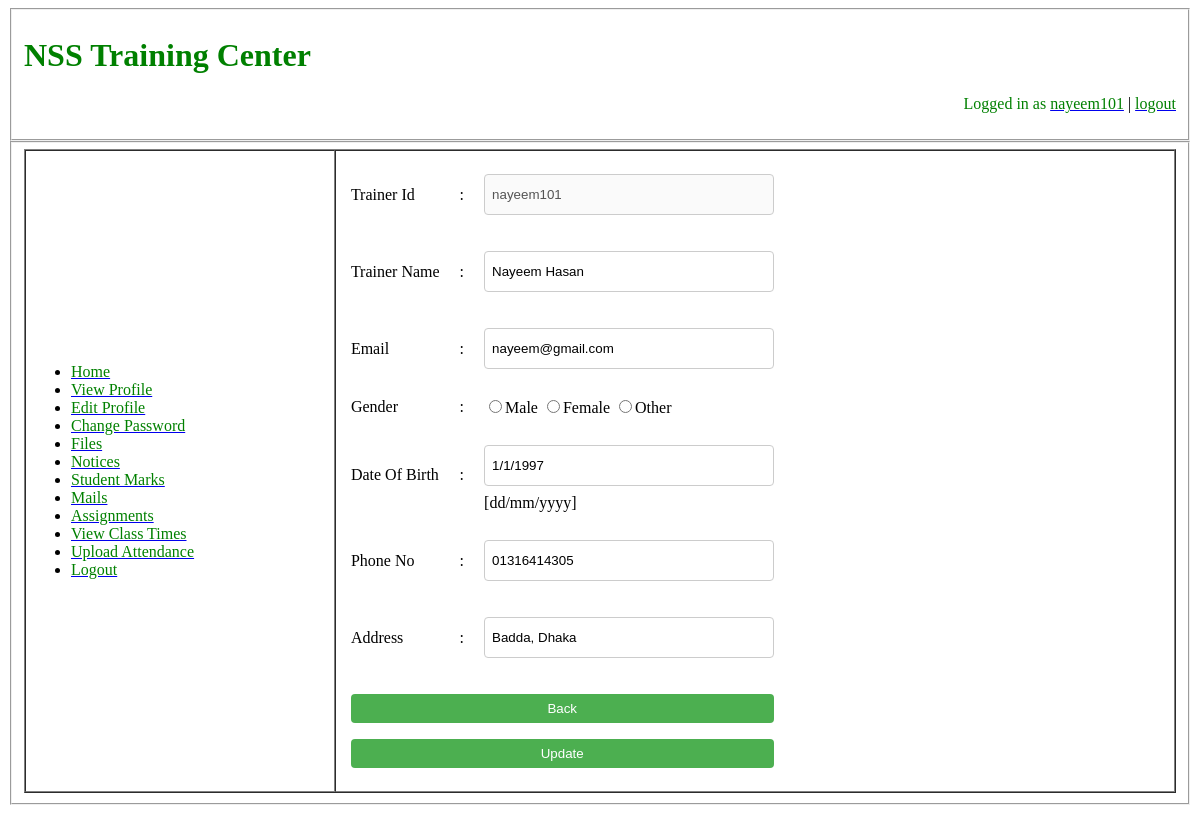
The page /views/editProfileTrainer.php (signed in) on the database its author committed.
### tables this page shows
CREATE TABLE `trainer` (
  `trainerid` varchar(30) NOT NULL,
  `name` varchar(50) NOT NULL,
  `email` varchar(30) NOT NULL,
  `gender` varchar(15) NOT NULL,
  `dob` varchar(15) NOT NULL,
  `phoneno` varchar(15) NOT NULL,
  `address` varchar(30) NOT NULL,
  `eduqualification` varchar(30) NOT NULL
);

### service/trainerProfileService.php (called while the page is built, shortened)
<?php
	function gettrainerdetails($userid)
	{
		$conn = dbConnection();
		$sql = "select * from trainer where trainerid='{$userid}'";
		$result = mysqli_query($conn, $sql);
		$details = mysqli_fetch_assoc($result);
		return $details;
	}
?>

### views/editProfileTrainer.php (the view, shortened to what this page needs)
<?php
	require_once('../service/trainerProfileService.php');
?>
<!DOCTYPE html>
<html>
<head>
	<link rel="stylesheet" type="text/css" href="../assets/css/trainerStyle.css">
</head>
<body>
	<fieldset>
		<p><h1><font color='green'>NSS Training Center</font></h1></p>
		<?php
			if(!empty($_SESSION))
			{
				echo "<p align='right'><font color='black'>Logged in as </font><a href='viewProfileTrainer.php'><font >".$_SESSION['userid']."</font></a> | <a href='../php/logout.php'><font >logout</font></a></p>";
			}
			else
				echo "<p align='right'><font color='black'>Logged in as </font><a href='viewProfileTrainer.php'><font >".$_COOKIE['userid']."</font></a> | <a href='../php/logout.php'><font >logout</font></a></p>";
		?>
	</fieldset>
	<fieldset>
		<table cellspacing="0" cellpadding="5" border="1" width="100%">
			<tr>
				<td colspan="10">
					<ul>
						<li><a href='trainerHome.php'><font >Home</font></a></li>
						<li><a href="viewProfileTrainer.php"><font >View Profile</font></a></li>
						<li><a href="editProfileTrainer.php"><font >Edit Profile</font></a></li>
						<li><a href="changePassword.php"><font >Change Password</font></a></li>
						<li><a href="trainerFile.php"><font >Files</font></a></li>
						<li><a href="trainerNotice.php"><font >Notices</font></a></li>
						<li><a href="studentMarks.php"><font >Student Marks</font></a></li>
						<li><a href="trainerMail.php"><font >Mails</font></a></li>
						<li><a href="trainerAssignment.php"><font >Assignments</font></a></li>
						<li><a href="trainerViewClasstime.php"><font >View Class Times</font></a></li>
						<li><a href="trainerAttendance.php"><font >Upload Attendance</font></a></li>
						<li><a href="../php/logout.php"><font >Logout</font></a></li>
					</ul>
				</td>
				<td>
					<form action="../php/trainerProfileController.php" method="post" onsubmit="return validate()">
						<table cellpadding="10" cellspacing="0" border="0">
							<?php
								if (!empty($_SESSION['userid']))
								{
									$userid = $_SESSION['userid'];
								}
								else
								{
									$userid = $_COOKIE['userid'];
								}
							?>
							<?php
								$details = gettrainerdetails($userid);
							?>
							<tr>
								<td>Trainer Id</td>
								<td>:</td>
								<td><input id="id" type="text" name="id" value="<?=$details['trainerid']?>" disabled></td>
								<td id="show0"></td>
							</tr>
							<tr>
								<td>Trainer Name</td>
								<td>:</td>
								<td><input id="name" type="text" name="name" value="<?=$details['name']?>" onclick="clicks1()"></td>
								<td id="show1"></td>
							</tr>
							<tr>
								<td>Email</td>
								<td>:</td>
								<td><input id="email" type="text" name="email" value="<?=$details['email']?>" onclick="clicks2()"></td>
								<td id="show2"></td>
							</tr>
							<tr>
								<td>Gender</td>
								<td>:</td>
								<td>
									<input type="radio" name="gender" id="male" value="Male" onclick="clicks3()">Male
								   	<input type="radio" name="gender" id="female" value="Female" onclick="clicks3()">Female
								   	<input type="radio" name="gender" id="other" value="Others" onclick="clicks3()">Other
								</td>
								<td id="show3"></td>
							</tr>
							<tr>
								<td>Date Of Birth</td>
								<td>:</td>
								<td><input id="dob" type="text" name="dob" value="<?=$details['dob']?>" onclick="clicks4()">  [dd/mm/yyyy]</td>
								<td id="show4"></td>
							</tr>
							<tr>
								<td>Phone No</td>
								<td>:</td>
								<td><input id="phoneno" type="text" name="phoneno" value="<?=$details['phoneno']?>" onclick="clicks5()"></td>
								<td id="show5"></td>
							</tr>
							<tr>
								<td>Address</td>
								<td>:</td>
								<td><input id="address" type="text" name="address" value="<?=$details['address']?>" onclick="clicks6()"></td>
								<td id="show6"></td>
							</tr>
							<tr>
								<td colspan="3" align="left">
									<a href="trainerHome.php">
										<button type="button">
											Back
										</button>
									</a>
									<input type="submit" id="update" name="update" value="Update">
								</td>
								<td id="output"></td>
							</tr>
						</table>
					</form>
				</td>
			</tr>
		</table>
	</fieldset>
</body>
</html>

### assets/css/trainerStyle.css (style rules this page uses)
font { color:green; }
table { text-align: left; }
button { width: 100%; background-color: #4CAF50; color: white; padding: 7px 7px; margin: 8px 0; border: none; border-radius: 4px; cursor: pointer; }
input[type=text], select { width: 100%; padding: 12px 7px; margin: 8px 0; display: inline-block; border: 1px solid #ccc; border-radius: 4px; box-sizing: border-box; }
input[type=submit] { width: 100%; background-color: #4CAF50; color: white; padding: 7px 7px; margin: 8px 0; border: none; border-radius: 4px; cursor: pointer; }

### rows shown on the page
trainer: id "nayeem101", name "Nayeem Hasan", email "nayeem@gmail.com", dob "1/1/1997", phoneno "01316414305", address "Badda, Dhaka"

### other values the page prints
$_SESSION['userid'] "nayeem101"
